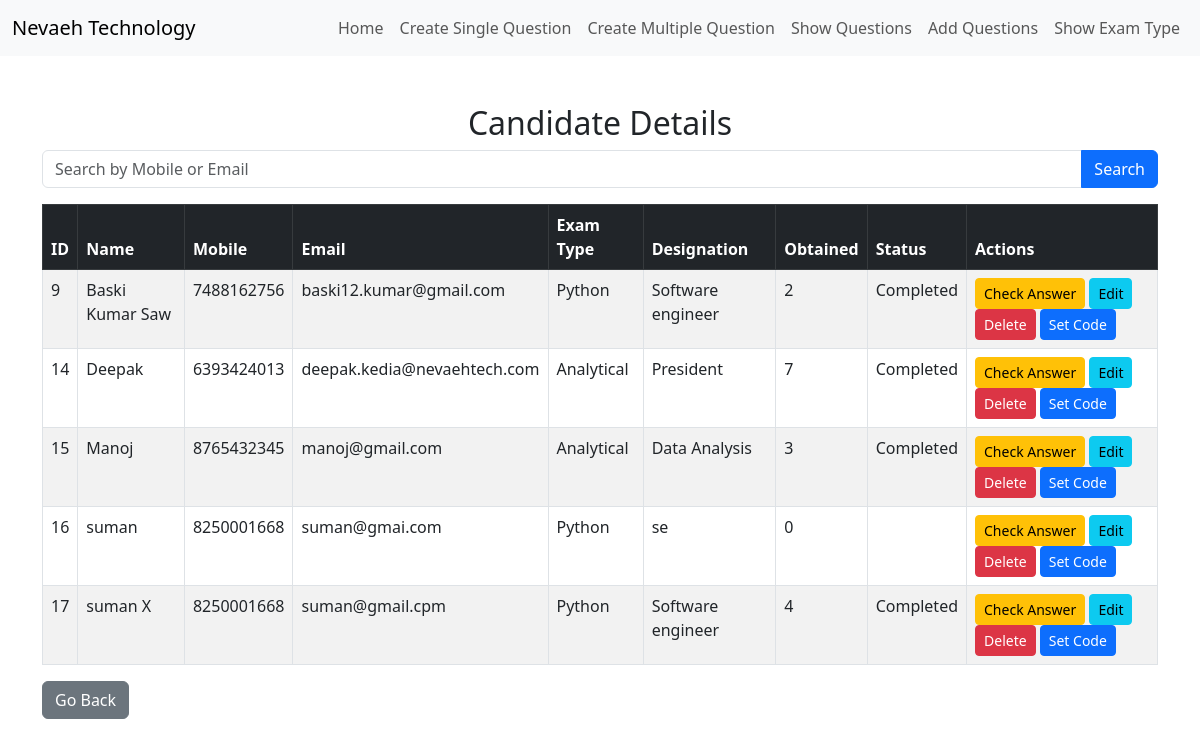
Page /show_candidate.php on the earlier database version.
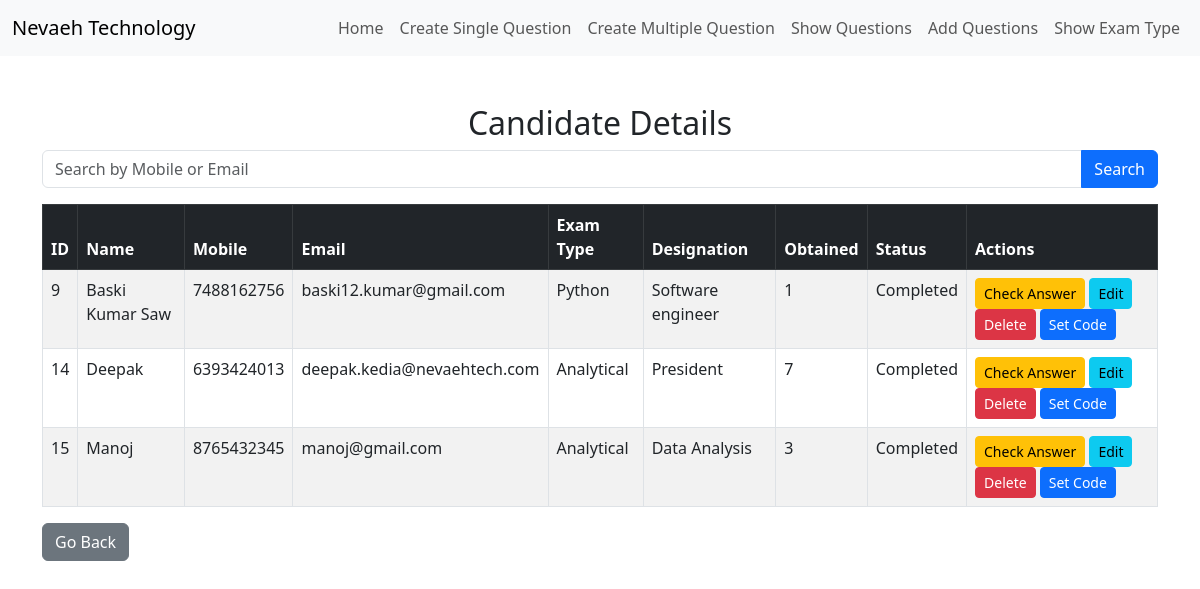
Same page on the later database version.
### tables this page shows
CREATE TABLE `candidates` (
  `id` int(8) NOT NULL,
  `name` varchar(255) NOT NULL,
  `mobile` varchar(15) NOT NULL,
  `email` varchar(100) NOT NULL,
  `password` varchar(100) NOT NULL,
  `exam_type` varchar(100) NOT NULL,
  `designation` varchar(100) NOT NULL,
  `total_marks` int(4) NOT NULL,
  `sec_code` varchar(10) NOT NULL,
  `exam_duration` varchar(10) NOT NULL,
  `status` varchar(50) NOT NULL,
  `is_exam_completed` tinyint(1) DEFAULT 0
);

### show_candidate.php (the view, shortened to what this page needs)
<?php
include 'conn.php';
$searchQuery = "";
$searchResults = null;
$candidates = $searchResults ?: $conn->query("SELECT * FROM candidates");
?>
<!DOCTYPE html>
<html>
<head>
    <link rel="stylesheet" href="https://cdnjs.cloudflare.com/ajax/libs/bootstrap/5.3.0/css/bootstrap.min.css">
</head>
<body>
<nav class="navbar navbar-expand-lg navbar-light bg-light">
    <div class="container-fluid">
        <a class="navbar-brand" href="#">Nevaeh Technology</a>
        <div class="collapse navbar-collapse" id="navbarNav">
            <ul class="navbar-nav ms-auto">
            <li class="nav-item"><a class="nav-link" href="index.php">Home</a></li>
                <li class="nav-item"><a class="nav-link" href="question_bank.php">Create Single Question</a></li>
                <li class="nav-item"><a class="nav-link" href="question_bank.php">Create Multiple Question</a></li>
                <li class="nav-item"><a class="nav-link" href="show_question.php">Show Questions</a></li>
                <li class="nav-item"><a class="nav-link" href="add_question.php">Add Questions</a></li>
                <li class="nav-item"><a class="nav-link" href="show_exam_type.php">Show Exam Type</a></li>
            </ul>
        </div>
    </div>
</nav>
<div class="container mt-5">
    <h2 class="text-center">Candidate Details</h2>
    <form method="POST" class="mb-3">
        <div class="input-group">
            <input type="text" name="search" class="form-control" placeholder="Search by Mobile or Email" value="<?php echo htmlspecialchars($searchQuery); ?>">
            <button type="submit" class="btn btn-primary">Search</button>
        </div>
    </form>
    <table class="table table-bordered table-striped">
        <thead class="table-dark">
            <tr>
                <th>ID</th>
                <th>Name</th>
                <th>Mobile</th>
                <th>Email</th>
                <th>Exam Type</th>
                <th>Designation</th>
                <th>Obtained</th>
                <th>Status</th>
                <th>Actions</th>
            </tr>
        </thead>
        <tbody>
            <?php while ($row = $candidates->fetch_assoc()) { ?>
                <tr>
                    <td><?php echo $row['id']; ?></td>
                    <td><?php echo htmlspecialchars($row['name']); ?></td>
                    <td><?php echo htmlspecialchars($row['mobile']); ?></td>
                    <td><?php echo htmlspecialchars($row['email']); ?></td>
                    <td><?php echo htmlspecialchars($row['exam_type']); ?></td>
                    <td><?php echo htmlspecialchars($row['designation']); ?></td>
                    <td><?php echo htmlspecialchars($row['total_marks']); ?></td>
                    <td><?php echo htmlspecialchars($row['status']); ?></td>
                    <td>
                        <a href="show_result_details.php?id=<?php echo $row['id']; ?>" class="btn btn-warning btn-sm">Check Answer</a>
                        <a href="edit_candidate.php?id=<?php echo $row['id']; ?>" class="btn btn-info btn-sm">Edit</a>
                        <a href="delete_candidate.php?delete=<?php echo $row['id']; ?>" class="btn btn-danger btn-sm" onclick="return confirm('Are you sure you want to delete this record?');">Delete</a>
                        <a href="show_question_set.php?candidate_id=<?php echo $row['id']; ?>" class="btn btn-primary btn-sm">Set Code</a>
                    </td>
                </tr>
            <?php } ?>
        </tbody>
    </table>
    <a href="index.php" class="btn btn-secondary">Go Back</a>
</div>
</body>
</html>

Differences in the rows shown:
removed candidates: id "16", name "suman", mobile "8250001668", email "suman@gmai.com", exam_type "Python", designation "se", total_marks "0"
removed candidates: id "17", name "suman X", mobile "8250001668", email "suman@gmail.cpm", exam_type "Python", designation "Software engineer", total_marks "4", status "Completed"
changed candidates "Baski Kumar Saw": total_marks "2" → "1"
